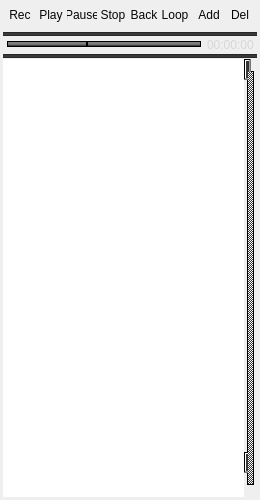
<?xml version="1.0" encoding="UTF-8"?>
<ui version="4.0">
 <class>fileListClass</class>
 <widget class="QWidget" name="fileListClass">
  <property name="geometry">
   <rect>
    <x>0</x>
    <y>0</y>
    <width>260</width>
    <height>500</height>
   </rect>
  </property>
  <property name="minimumSize">
   <size>
    <width>260</width>
    <height>0</height>
   </size>
  </property>
  <property name="windowTitle">
   <string>fileList</string>
  </property>
  <property name="styleSheet">
   <string notr="true">QPushButton { /* all types of tool button */ 
color: #050505;
border: 0px solid #2e3236; /*#848584;*/
border-radius: 0px;
background-color: qlineargradient(x1: 0, y1: 0, x2: 0, y2: 1,
stop: 0 #e7e7e7, stop:0.45 #c8c9c9, stop:0.5 #bcbebc, stop: 1 #818382);
min-height: 18px;
min-width: 30px;
}

QPushButton:hover { /* all types of tool button */
color: #050505;
border: 1px solid #a75e16; /*#848584;*/
border-radius: 0px;
background-color: qlineargradient(x1: 0, y1: 0, x2: 0, y2: 1,
stop: 0 #e7e7e7, stop:0.45 #c8c9c9, stop:0.5 #bcbebc, stop: 1 #818382);
}

/*QPushButton:pressed {
background-color:qlineargradient(x1: 0, y1: 0, x2: 0, y2: 1,
stop: 0 #737372, stop:0.45 #b0b1b0, stop:0.5 #c2c1c2, stop: 1 #c2c1c2);
color: #050505;
border: 1px solid #2e3236;
}

QPushButton:checked {
background-color:qlineargradient(x1: 0, y1: 0, x2: 0, y2: 1,
stop: 0 #737372, stop:0.45 #b0b1b0, stop:0.5 #c2c1c2, stop: 1 #c2c1c2);
color: #050505;
border: 1px solid #2e3236;
}*/

QPushButton:pressed {
background-color:qlineargradient(x1: 0, y1: 0, x2: 0, y2: 1,
stop: 0 #f4d4b4, stop:0.45 #b77738, stop:0.5 #a7601b, stop: 1 #884d12);
/*background-color: qlineargradient(x1: 0, y1: 0, x2: 0, y2: 1,
stop: 0 #267194, stop:0.45 #307FA4, stop:0.5 #3987AC, stop: 1 #549EC1); */
color: WHITE;
border: 0px solid #124159;
}

QPushButton::checked {
background-color:qlineargradient(x1: 0, y1: 0, x2: 0, y2: 1,
stop: 0 #f4d4b4, stop:0.45 #b77738, stop:0.5 #a7601b, stop: 1 #884d12);
color: WHITE;
border: 0px solid #124159;
}

QLabel 
{ 
color: rgb(215, 215, 215); 
} 

QTimeEdit {
        background: transparent;
        border: 0px solid #383B3D;
        color: rgb(215, 215, 215); 
}

QTableWidget { 
show-decoration-selected: 1; /* make the selection span the entire width of the view */ 
} 
QTableWidget::item:alternate { 
background: #EEEEEE; 
} 
QTableWidget::item:selected { 
border: 1px solid #363636; 
} 
QTableWidget::item:selected:!active { 
background: rgb(54, 54, 54); 
} 
/* Активный итем*/ 
QTableWidget::item:selected:active { 
background: rgb(54, 54, 54); 
} 

/*QTableWidget::item:hover 
{ 
background: rgb(75, 45, 32); 
} */
/* Наведение на активный итем*/ 
/*QTableWidget::item:hover:selected:active{ 
background: rgb(75, 45, 32); 
} */
QScrollBar:vertical { 
border: 1px solid black; 
background: qlineargradient(spread:pad, x1:0, y1:0, x2:1, y2:0, stop:0 rgba(60, 60, 60, 255), stop:1 rgba(50, 50, 50, 255)); 
width: 13px; 
margin: 12px 3px 12px 3px; 
} 
QScrollBar::handle:vertical { 
border: 1px solid black; 
border-radius: 3px; 
background-color: qlineargradient(spread:reflect, x1:0, y1:0, x2:1, y2:0, stop:0 rgba(194, 194, 194, 255), stop:0.517045 rgba(221, 221, 221, 255), stop:1 rgba(194, 194, 194, 255));
/*background: transparent;*//*qlineargradient(spread:pad, x1:0, y1:0, x2:1, y2:0, stop:0 rgba(198, 198, 198, 255), stop:1 rgba(193, 193, 193, 255)); */
margin: 0 -3px; 
min-height: 10px;
max-height: 10px;
 image: url(:/images/scroll_handle_2.png);
/* margin: 0 22px 0 22px;*/ 
} 

QScrollBar::add-line:vertical 
{
      /*border: 2px solid grey;*/
      background: transparent;
      height: 11px;
	  width: 11px;
      subcontrol-position: bottom;
      subcontrol-origin: margin;
	 image: url(:/images/scroll_down.png);
  }

 QScrollBar::sub-line:vertical 
{
      background: transparent;
      height: 11px;
	  width: 11px;
      subcontrol-position: top;
    subcontrol-origin: margin;
	 image: url(:/images/scroll_up.png);
  }

/*  QScrollBar::add-line:vertical {
     
      background: transparent;
      height: 11px;
	  width: 11px;
      subcontrol-position: bottom;
    subcontrol-origin: margin;
	 image: url(:/images/scroll_down.png);
  }*/

QScrollBar::up-arrow:vertical
{
      width: 11px;
      height: 11px;
  }

QScrollBar::add-page:vertical, QScrollBar::sub-page:vertical {
      background: none;
  }

/*QScrollBar::down-arrow:vertical {
      width: 11px;
      height: 11px;
 	  image: url(:/images/scroll_down.png);
  }*/

QCheckBox {
     spacing: 5px;
 }

 QCheckBox::indicator {
     width: 13px;
     height: 13px;
 }

 QCheckBox::indicator:unchecked {
     image: url(:/images/chbNotChecked.png);
 }

 QCheckBox::indicator:unchecked:hover {
     image: url(:/images/chbNotChecked.png);
 }

 QCheckBox::indicator:unchecked:pressed {
     image: url(:/images/chbChecked.png);
 }

 QCheckBox::indicator:checked {
     image: url(:/images/chbChecked.png);
 }

 QCheckBox::indicator:checked:hover {
     image: url(:/images/chbChecked.png);
 }

 QCheckBox::indicator:checked:pressed {
     image: url(:/images/chbChecked.png);
 }

 QCheckBox::indicator:indeterminate:hover {
     image: url(:/images/chbChecked.png);
 }

 QCheckBox::indicator:indeterminate:pressed {
     image: url(:/images/chbChecked.png);
 }

QSlider::groove:horizontal {
	
	background-color: qlineargradient(spread:pad, x1:1, y1:1, x2:1, y2:0, stop:0 rgba(0, 0, 0, 255), stop:0.488636 rgba(128, 128, 128, 255), stop:1 rgba(123, 123, 123, 255));
position: absolute;
height: 4px;
left: 2px; right: 2px;
border: 1px solid black;
margin: 0px 0;
}
QSlider::handle:horizontal {
/*height: 6px;
width: 10px;
	background-color: qradialgradient(spread:pad, cx:0.5, cy:0.5, radius:0.5, fx:0.5, fy:0.5, stop:0 rgba(0, 170, 255, 255), stop:0.19397 rgba(0, 85, 127, 255), stop:0.504819 rgba(0, 170, 255, 255), stop:0.79 rgba(0, 213, 255, 255), stop:1 rgba(255, 255, 255, 255));
border: 1px solid #686868;
border-radius: 3px;
margin: -1px 0; 
border-radius: 3px;*/
image: url(:/images/slider.png);
margin: -3px 0;
}

 QSlider::add-page:horizontal {
     background-color: qlineargradient(spread:pad, x1:1, y1:1, x2:1, y2:0, stop:0 rgba(0, 0, 0, 255), stop:0.488636 rgba(128, 128, 128, 255), stop:1 rgba(123, 123, 123, 255));
border: 1px solid black;
 }

 QSlider::sub-page:horizontal {
     /*background:  rgb(254, 191, 0);*/
background-color:qlineargradient(x1: 0, y1: 0, x2: 0, y2: 1,
stop: 0 #f4d4b4, stop:0.45 #b77738, stop:0.5 #a7601b, stop: 1 #884d12);
	 border: 1px solid black;
 }

  </string>
  </property>
  <layout class="QVBoxLayout" name="verticalLayout">
   <property name="spacing">
    <number>1</number>
   </property>
   <property name="margin">
    <number>3</number>
   </property>
   <item>
    <layout class="QHBoxLayout" name="horizontalLayout">
     <property name="spacing">
      <number>1</number>
     </property>
     <property name="leftMargin">
      <number>2</number>
     </property>
     <property name="topMargin">
      <number>2</number>
     </property>
     <property name="rightMargin">
      <number>2</number>
     </property>
     <property name="bottomMargin">
      <number>6</number>
     </property>
     <item>
      <widget class="QPushButton" name="pbRec">
       <property name="sizePolicy">
        <sizepolicy hsizetype="Minimum" vsizetype="Minimum">
         <horstretch>0</horstretch>
         <verstretch>0</verstretch>
        </sizepolicy>
       </property>
       <property name="minimumSize">
        <size>
         <width>30</width>
         <height>18</height>
        </size>
       </property>
       <property name="maximumSize">
        <size>
         <width>30</width>
         <height>18</height>
        </size>
       </property>
       <property name="toolTip">
        <string>Record IQ Wave file</string>
       </property>
       <property name="autoFillBackground">
        <bool>false</bool>
       </property>
       <property name="styleSheet">
        <string notr="true"/>
       </property>
       <property name="text">
        <string>Rec</string>
       </property>
       <property name="checkable">
        <bool>true</bool>
       </property>
       <property name="autoExclusive">
        <bool>false</bool>
       </property>
      </widget>
     </item>
     <item>
      <widget class="QPushButton" name="pbPlay">
       <property name="sizePolicy">
        <sizepolicy hsizetype="Minimum" vsizetype="Minimum">
         <horstretch>0</horstretch>
         <verstretch>0</verstretch>
        </sizepolicy>
       </property>
       <property name="minimumSize">
        <size>
         <width>30</width>
         <height>18</height>
        </size>
       </property>
       <property name="maximumSize">
        <size>
         <width>30</width>
         <height>18</height>
        </size>
       </property>
       <property name="toolTip">
        <string>Play IQ Wave file</string>
       </property>
       <property name="autoFillBackground">
        <bool>false</bool>
       </property>
       <property name="styleSheet">
        <string notr="true"/>
       </property>
       <property name="text">
        <string>Play</string>
       </property>
       <property name="checkable">
        <bool>true</bool>
       </property>
      </widget>
     </item>
     <item>
      <widget class="QPushButton" name="pbPause">
       <property name="enabled">
        <bool>true</bool>
       </property>
       <property name="sizePolicy">
        <sizepolicy hsizetype="Minimum" vsizetype="Minimum">
         <horstretch>0</horstretch>
         <verstretch>0</verstretch>
        </sizepolicy>
       </property>
       <property name="minimumSize">
        <size>
         <width>30</width>
         <height>18</height>
        </size>
       </property>
       <property name="maximumSize">
        <size>
         <width>35</width>
         <height>18</height>
        </size>
       </property>
       <property name="toolTip">
        <string>Pause</string>
       </property>
       <property name="autoFillBackground">
        <bool>false</bool>
       </property>
       <property name="styleSheet">
        <string notr="true"/>
       </property>
       <property name="text">
        <string>Pause</string>
       </property>
       <property name="checkable">
        <bool>true</bool>
       </property>
      </widget>
     </item>
     <item>
      <widget class="QPushButton" name="pbStop">
       <property name="sizePolicy">
        <sizepolicy hsizetype="Minimum" vsizetype="Minimum">
         <horstretch>0</horstretch>
         <verstretch>0</verstretch>
        </sizepolicy>
       </property>
       <property name="minimumSize">
        <size>
         <width>30</width>
         <height>18</height>
        </size>
       </property>
       <property name="maximumSize">
        <size>
         <width>30</width>
         <height>18</height>
        </size>
       </property>
       <property name="toolTip">
        <string>Stop</string>
       </property>
       <property name="autoFillBackground">
        <bool>false</bool>
       </property>
       <property name="styleSheet">
        <string notr="true"/>
       </property>
       <property name="text">
        <string>Stop</string>
       </property>
      </widget>
     </item>
     <item>
      <widget class="QPushButton" name="pbBack">
       <property name="sizePolicy">
        <sizepolicy hsizetype="Minimum" vsizetype="Minimum">
         <horstretch>0</horstretch>
         <verstretch>0</verstretch>
        </sizepolicy>
       </property>
       <property name="minimumSize">
        <size>
         <width>30</width>
         <height>18</height>
        </size>
       </property>
       <property name="maximumSize">
        <size>
         <width>30</width>
         <height>18</height>
        </size>
       </property>
       <property name="toolTip">
        <string>Rewind</string>
       </property>
       <property name="autoFillBackground">
        <bool>false</bool>
       </property>
       <property name="styleSheet">
        <string notr="true"/>
       </property>
       <property name="text">
        <string>Back</string>
       </property>
      </widget>
     </item>
     <item>
      <widget class="QPushButton" name="pbLoop">
       <property name="sizePolicy">
        <sizepolicy hsizetype="Minimum" vsizetype="Minimum">
         <horstretch>0</horstretch>
         <verstretch>0</verstretch>
        </sizepolicy>
       </property>
       <property name="minimumSize">
        <size>
         <width>30</width>
         <height>18</height>
        </size>
       </property>
       <property name="maximumSize">
        <size>
         <width>30</width>
         <height>18</height>
        </size>
       </property>
       <property name="autoFillBackground">
        <bool>false</bool>
       </property>
       <property name="styleSheet">
        <string notr="true"/>
       </property>
       <property name="text">
        <string>Loop</string>
       </property>
       <property name="checkable">
        <bool>true</bool>
       </property>
      </widget>
     </item>
     <item>
      <spacer name="horizontalSpacer">
       <property name="orientation">
        <enum>Qt::Horizontal</enum>
       </property>
       <property name="sizeHint" stdset="0">
        <size>
         <width>40</width>
         <height>20</height>
        </size>
       </property>
      </spacer>
     </item>
     <item>
      <widget class="QPushButton" name="pbAddFile">
       <property name="sizePolicy">
        <sizepolicy hsizetype="Minimum" vsizetype="Minimum">
         <horstretch>0</horstretch>
         <verstretch>0</verstretch>
        </sizepolicy>
       </property>
       <property name="minimumSize">
        <size>
         <width>30</width>
         <height>18</height>
        </size>
       </property>
       <property name="maximumSize">
        <size>
         <width>30</width>
         <height>18</height>
        </size>
       </property>
       <property name="autoFillBackground">
        <bool>false</bool>
       </property>
       <property name="styleSheet">
        <string notr="true"/>
       </property>
       <property name="text">
        <string>Add</string>
       </property>
      </widget>
     </item>
     <item>
      <widget class="QPushButton" name="pbDelFile">
       <property name="sizePolicy">
        <sizepolicy hsizetype="Minimum" vsizetype="Minimum">
         <horstretch>0</horstretch>
         <verstretch>0</verstretch>
        </sizepolicy>
       </property>
       <property name="minimumSize">
        <size>
         <width>30</width>
         <height>18</height>
        </size>
       </property>
       <property name="maximumSize">
        <size>
         <width>30</width>
         <height>18</height>
        </size>
       </property>
       <property name="autoFillBackground">
        <bool>false</bool>
       </property>
       <property name="styleSheet">
        <string notr="true"/>
       </property>
       <property name="text">
        <string>Del</string>
       </property>
      </widget>
     </item>
    </layout>
   </item>
   <item>
    <widget class="Line" name="line_2">
     <property name="minimumSize">
      <size>
       <width>0</width>
       <height>4</height>
      </size>
     </property>
     <property name="styleSheet">
      <string notr="true">QWidget { 
	background-color: qlineargradient(spread:pad, x1:1, y1:1, x2:1, y2:0, stop:0 rgba(33, 33, 33, 255), stop:0.5 rgba(65, 65, 65, 255), stop:0.943182 rgba(33, 33, 33, 255));
border: 0px solid #124159;
color: #E5E5E5;
}
</string>
     </property>
     <property name="orientation">
      <enum>Qt::Horizontal</enum>
     </property>
    </widget>
   </item>
   <item>
    <layout class="QHBoxLayout" name="horizontalLayout_2">
     <property name="spacing">
      <number>2</number>
     </property>
     <property name="leftMargin">
      <number>2</number>
     </property>
     <property name="rightMargin">
      <number>2</number>
     </property>
     <item>
      <widget class="QSlider" name="slIqTrack">
       <property name="value">
        <number>40</number>
       </property>
       <property name="tracking">
        <bool>false</bool>
       </property>
       <property name="orientation">
        <enum>Qt::Horizontal</enum>
       </property>
      </widget>
     </item>
     <item>
      <widget class="QTimeEdit" name="teIqTime">
       <property name="enabled">
        <bool>true</bool>
       </property>
       <property name="minimumSize">
        <size>
         <width>50</width>
         <height>0</height>
        </size>
       </property>
       <property name="maximumSize">
        <size>
         <width>50</width>
         <height>16777215</height>
        </size>
       </property>
       <property name="mouseTracking">
        <bool>false</bool>
       </property>
       <property name="acceptDrops">
        <bool>true</bool>
       </property>
       <property name="wrapping">
        <bool>false</bool>
       </property>
       <property name="frame">
        <bool>false</bool>
       </property>
       <property name="readOnly">
        <bool>true</bool>
       </property>
       <property name="buttonSymbols">
        <enum>QAbstractSpinBox::NoButtons</enum>
       </property>
       <property name="accelerated">
        <bool>false</bool>
       </property>
       <property name="correctionMode">
        <enum>QAbstractSpinBox::CorrectToPreviousValue</enum>
       </property>
       <property name="keyboardTracking">
        <bool>true</bool>
       </property>
       <property name="displayFormat">
        <string>HH:mm:ss</string>
       </property>
      </widget>
     </item>
    </layout>
   </item>
   <item>
    <widget class="Line" name="line">
     <property name="minimumSize">
      <size>
       <width>0</width>
       <height>4</height>
      </size>
     </property>
     <property name="styleSheet">
      <string notr="true">QWidget { 
	background-color: qlineargradient(spread:pad, x1:1, y1:1, x2:1, y2:0, stop:0 rgba(33, 33, 33, 255), stop:0.5 rgba(65, 65, 65, 255), stop:0.943182 rgba(33, 33, 33, 255));
border: 0px solid #124159;
color: #E5E5E5;
}
</string>
     </property>
     <property name="orientation">
      <enum>Qt::Horizontal</enum>
     </property>
    </widget>
   </item>
   <item>
    <widget class="QTableWidget" name="twList">
     <property name="mouseTracking">
      <bool>true</bool>
     </property>
     <property name="autoFillBackground">
      <bool>true</bool>
     </property>
     <property name="frameShape">
      <enum>QFrame::NoFrame</enum>
     </property>
     <property name="verticalScrollBarPolicy">
      <enum>Qt::ScrollBarAlwaysOn</enum>
     </property>
     <property name="horizontalScrollBarPolicy">
      <enum>Qt::ScrollBarAlwaysOff</enum>
     </property>
     <property name="editTriggers">
      <set>QAbstractItemView::AllEditTriggers</set>
     </property>
     <property name="alternatingRowColors">
      <bool>false</bool>
     </property>
     <property name="showGrid">
      <bool>true</bool>
     </property>
     <attribute name="horizontalHeaderVisible">
      <bool>false</bool>
     </attribute>
     <attribute name="verticalHeaderVisible">
      <bool>false</bool>
     </attribute>
     <attribute name="verticalHeaderCascadingSectionResizes">
      <bool>false</bool>
     </attribute>
     <attribute name="verticalHeaderShowSortIndicator" stdset="0">
      <bool>false</bool>
     </attribute>
     <attribute name="verticalHeaderStretchLastSection">
      <bool>false</bool>
     </attribute>
     <attribute name="verticalHeaderVisible">
      <bool>false</bool>
     </attribute>
     <attribute name="horizontalHeaderVisible">
      <bool>false</bool>
     </attribute>
     <attribute name="verticalHeaderCascadingSectionResizes">
      <bool>false</bool>
     </attribute>
     <attribute name="verticalHeaderShowSortIndicator" stdset="0">
      <bool>false</bool>
     </attribute>
     <attribute name="verticalHeaderStretchLastSection">
      <bool>false</bool>
     </attribute>
    </widget>
   </item>
  </layout>
 </widget>
 <layoutdefault spacing="6" margin="11"/>
 <resources/>
 <connections/>
</ui>
